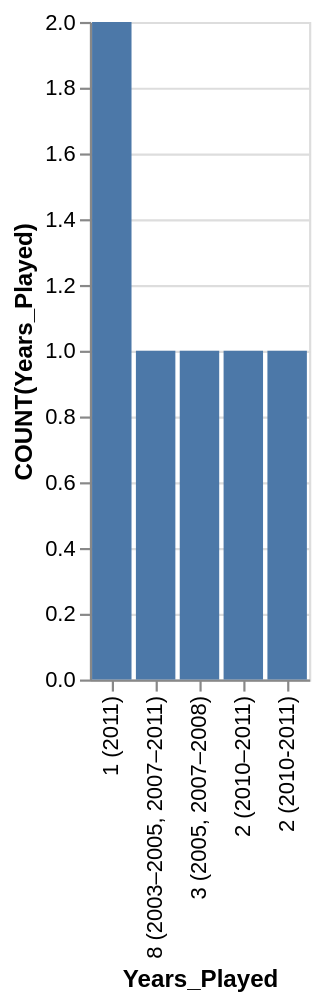

Describe this chart as a Vega-Lite specification.
### Vega-Lite specification from a JSON file in a GitHub repository (floating-point values rounded to 4 significant figures)
{"data": {"values": [{"x_data": "1 (2011)", "y_data": 2}, {"x_data": "8 (2003–2005, 2007–2011)", "y_data": 1}, {"x_data": "3 (2005, 2007–2008)", "y_data": 1}, {"x_data": "2 (2010–2011)", "y_data": 1}, {"x_data": "2 (2010-2011)", "y_data": 1}]}, "mark": "bar", "encoding": {"x": {"field": "x_data", "type": "nominal", "title": "Years_Played", "sort": {"op": "sum", "field": "y_data", "order": "descending"}}, "y": {"field": "y_data", "type": "quantitative", "title": "COUNT(Years_Played)"}}}
